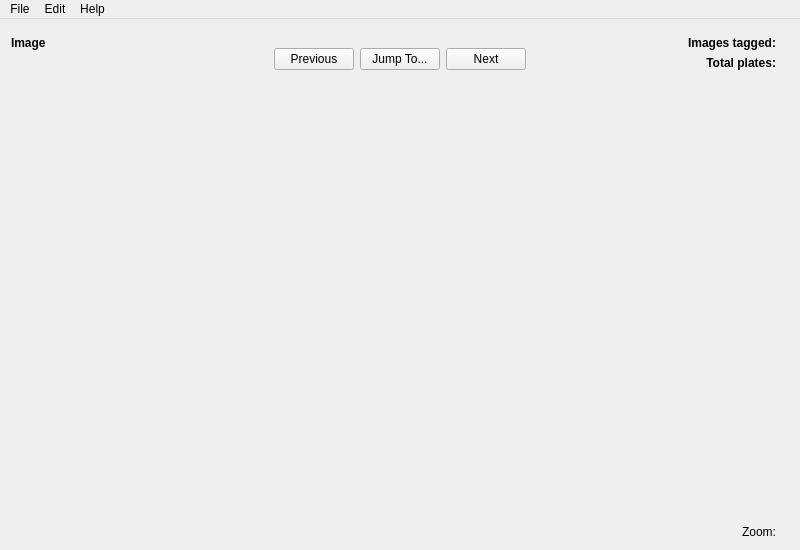
<?xml version="1.0" encoding="UTF-8"?>
<ui version="4.0">
 <class>MainWindow</class>
 <widget class="QMainWindow" name="MainWindow">
  <property name="geometry">
   <rect>
    <x>0</x>
    <y>0</y>
    <width>800</width>
    <height>550</height>
   </rect>
  </property>
  <widget class="QWidget" name="centralWidget">
   <layout class="QGridLayout" name="gridLayout_5">
    <property name="verticalSpacing">
     <number>10</number>
    </property>
    <item row="0" column="0">
     <widget class="QWidget" name="widgetTop" native="true">
      <layout class="QGridLayout" name="gridLayout_4">
       <property name="leftMargin">
        <number>0</number>
       </property>
       <property name="topMargin">
        <number>0</number>
       </property>
       <property name="rightMargin">
        <number>0</number>
       </property>
       <property name="bottomMargin">
        <number>0</number>
       </property>
       <item row="0" column="0">
        <spacer name="verticalSpacer_2">
         <property name="orientation">
          <enum>Qt::Vertical</enum>
         </property>
         <property name="sizeHint" stdset="0">
          <size>
           <width>20</width>
           <height>0</height>
          </size>
         </property>
        </spacer>
       </item>
       <item row="1" column="2">
        <layout class="QGridLayout" name="gridLayout">
         <item row="0" column="0">
          <widget class="QLabel" name="label_2">
           <property name="sizePolicy">
            <sizepolicy hsizetype="Preferred" vsizetype="Preferred">
             <horstretch>1</horstretch>
             <verstretch>0</verstretch>
            </sizepolicy>
           </property>
           <property name="font">
            <font>
             <weight>75</weight>
             <bold>true</bold>
            </font>
           </property>
           <property name="text">
            <string>Images tagged:</string>
           </property>
           <property name="alignment">
            <set>Qt::AlignRight|Qt::AlignTrailing|Qt::AlignVCenter</set>
           </property>
          </widget>
         </item>
         <item row="0" column="1">
          <widget class="QLabel" name="labelImagesTagged">
           <property name="font">
            <font>
             <weight>75</weight>
             <bold>true</bold>
            </font>
           </property>
           <property name="alignment">
            <set>Qt::AlignRight|Qt::AlignTrailing|Qt::AlignVCenter</set>
           </property>
          </widget>
         </item>
         <item row="1" column="0">
          <widget class="QLabel" name="label_3">
           <property name="font">
            <font>
             <weight>75</weight>
             <bold>true</bold>
            </font>
           </property>
           <property name="text">
            <string>Total plates:</string>
           </property>
           <property name="alignment">
            <set>Qt::AlignRight|Qt::AlignTrailing|Qt::AlignVCenter</set>
           </property>
          </widget>
         </item>
         <item row="1" column="1">
          <widget class="QLabel" name="labelTotalPlates">
           <property name="font">
            <font>
             <weight>75</weight>
             <bold>true</bold>
            </font>
           </property>
           <property name="alignment">
            <set>Qt::AlignRight|Qt::AlignTrailing|Qt::AlignVCenter</set>
           </property>
          </widget>
         </item>
        </layout>
       </item>
       <item row="0" column="2">
        <spacer name="verticalSpacer_4">
         <property name="orientation">
          <enum>Qt::Vertical</enum>
         </property>
         <property name="sizeHint" stdset="0">
          <size>
           <width>20</width>
           <height>0</height>
          </size>
         </property>
        </spacer>
       </item>
       <item row="0" column="1" rowspan="2">
        <layout class="QGridLayout" name="gridLayout_3">
         <item row="0" column="1">
          <spacer name="verticalSpacer_3">
           <property name="orientation">
            <enum>Qt::Vertical</enum>
           </property>
           <property name="sizeHint" stdset="0">
            <size>
             <width>20</width>
             <height>0</height>
            </size>
           </property>
          </spacer>
         </item>
         <item row="1" column="0">
          <widget class="QPushButton" name="pushPrevious">
           <property name="text">
            <string>Previous</string>
           </property>
           <property name="shortcut">
            <string>P</string>
           </property>
          </widget>
         </item>
         <item row="1" column="1">
          <widget class="QPushButton" name="pushJumpTo">
           <property name="text">
            <string>Jump To...</string>
           </property>
           <property name="shortcut">
            <string>J</string>
           </property>
          </widget>
         </item>
         <item row="1" column="2">
          <widget class="QPushButton" name="pushNext">
           <property name="text">
            <string>Next</string>
           </property>
           <property name="shortcut">
            <string>N</string>
           </property>
          </widget>
         </item>
        </layout>
       </item>
       <item row="1" column="0">
        <layout class="QGridLayout" name="gridLayout_2">
         <item row="0" column="0">
          <widget class="QLabel" name="label">
           <property name="font">
            <font>
             <weight>75</weight>
             <bold>true</bold>
            </font>
           </property>
           <property name="text">
            <string>Image</string>
           </property>
          </widget>
         </item>
         <item row="0" column="1">
          <widget class="QLabel" name="labelImageNumber">
           <property name="sizePolicy">
            <sizepolicy hsizetype="Preferred" vsizetype="Preferred">
             <horstretch>1</horstretch>
             <verstretch>0</verstretch>
            </sizepolicy>
           </property>
           <property name="font">
            <font>
             <weight>75</weight>
             <bold>true</bold>
            </font>
           </property>
          </widget>
         </item>
         <item row="1" column="0" colspan="2">
          <widget class="SqueezedLabel" name="labelImageFile">
           <property name="font">
            <font>
             <weight>75</weight>
             <bold>true</bold>
            </font>
           </property>
          </widget>
         </item>
        </layout>
       </item>
      </layout>
     </widget>
    </item>
    <item row="1" column="0">
     <widget class="ImageView" name="imageView" native="true">
      <property name="sizePolicy">
       <sizepolicy hsizetype="Preferred" vsizetype="Preferred">
        <horstretch>0</horstretch>
        <verstretch>1</verstretch>
       </sizepolicy>
      </property>
     </widget>
    </item>
    <item row="2" column="0">
     <layout class="QHBoxLayout" name="horizontalLayout">
      <item>
       <widget class="QLabel" name="labelCurrentImageInfo">
        <property name="sizePolicy">
         <sizepolicy hsizetype="Preferred" vsizetype="Preferred">
          <horstretch>1</horstretch>
          <verstretch>0</verstretch>
         </sizepolicy>
        </property>
        <property name="font">
         <font>
          <weight>75</weight>
          <bold>true</bold>
         </font>
        </property>
       </widget>
      </item>
      <item>
       <widget class="QLabel" name="label_4">
        <property name="text">
         <string>Zoom:</string>
        </property>
       </widget>
      </item>
      <item>
       <widget class="QLabel" name="labelZoom"/>
      </item>
     </layout>
    </item>
   </layout>
  </widget>
  <widget class="QMenuBar" name="menuBar">
   <property name="geometry">
    <rect>
     <x>0</x>
     <y>0</y>
     <width>800</width>
     <height>21</height>
    </rect>
   </property>
   <widget class="QMenu" name="menuFIle">
    <property name="title">
     <string>File</string>
    </property>
    <addaction name="actionOpen_directory"/>
    <addaction name="separator"/>
    <addaction name="actionQuit"/>
   </widget>
   <widget class="QMenu" name="menuEdit">
    <property name="title">
     <string>Edit</string>
    </property>
    <addaction name="actionOptions"/>
   </widget>
   <widget class="QMenu" name="menuHelp">
    <property name="title">
     <string>Help</string>
    </property>
    <addaction name="actionUsage"/>
    <addaction name="separator"/>
    <addaction name="actionAbout"/>
    <addaction name="actionAbout_Qt"/>
   </widget>
   <addaction name="menuFIle"/>
   <addaction name="menuEdit"/>
   <addaction name="menuHelp"/>
  </widget>
  <action name="actionOpen_directory">
   <property name="text">
    <string>Open directory...</string>
   </property>
  </action>
  <action name="actionOptions">
   <property name="text">
    <string>Preferences...</string>
   </property>
  </action>
  <action name="actionAbout">
   <property name="text">
    <string>About...</string>
   </property>
   <property name="menuRole">
    <enum>QAction::AboutRole</enum>
   </property>
  </action>
  <action name="actionQuit">
   <property name="text">
    <string>Quit</string>
   </property>
  </action>
  <action name="actionUsage">
   <property name="text">
    <string>Usage...</string>
   </property>
  </action>
  <action name="actionAbout_Qt">
   <property name="text">
    <string>About Qt...</string>
   </property>
   <property name="menuRole">
    <enum>QAction::AboutQtRole</enum>
   </property>
  </action>
 </widget>
 <layoutdefault spacing="6" margin="11"/>
 <customwidgets>
  <customwidget>
   <class>ImageView</class>
   <extends>QWidget</extends>
   <header>imageview.h</header>
   <container>1</container>
  </customwidget>
  <customwidget>
   <class>SqueezedLabel</class>
   <extends>QLabel</extends>
   <header>squeezedlabel.h</header>
  </customwidget>
 </customwidgets>
 <resources/>
 <connections>
  <connection>
   <sender>actionOpen_directory</sender>
   <signal>triggered()</signal>
   <receiver>MainWindow</receiver>
   <slot>slotOpenDirectory()</slot>
   <hints>
    <hint type="sourcelabel">
     <x>-1</x>
     <y>-1</y>
    </hint>
    <hint type="destinationlabel">
     <x>199</x>
     <y>149</y>
    </hint>
   </hints>
  </connection>
  <connection>
   <sender>actionOptions</sender>
   <signal>triggered()</signal>
   <receiver>MainWindow</receiver>
   <slot>slotOptions()</slot>
   <hints>
    <hint type="sourcelabel">
     <x>-1</x>
     <y>-1</y>
    </hint>
    <hint type="destinationlabel">
     <x>199</x>
     <y>149</y>
    </hint>
   </hints>
  </connection>
  <connection>
   <sender>actionAbout</sender>
   <signal>triggered()</signal>
   <receiver>MainWindow</receiver>
   <slot>slotAbout()</slot>
   <hints>
    <hint type="sourcelabel">
     <x>-1</x>
     <y>-1</y>
    </hint>
    <hint type="destinationlabel">
     <x>320</x>
     <y>207</y>
    </hint>
   </hints>
  </connection>
  <connection>
   <sender>pushPrevious</sender>
   <signal>clicked()</signal>
   <receiver>MainWindow</receiver>
   <slot>slotPrevious()</slot>
   <hints>
    <hint type="sourcelabel">
     <x>356</x>
     <y>68</y>
    </hint>
    <hint type="destinationlabel">
     <x>223</x>
     <y>466</y>
    </hint>
   </hints>
  </connection>
  <connection>
   <sender>pushJumpTo</sender>
   <signal>clicked()</signal>
   <receiver>MainWindow</receiver>
   <slot>slotJumpTo()</slot>
   <hints>
    <hint type="sourcelabel">
     <x>437</x>
     <y>68</y>
    </hint>
    <hint type="destinationlabel">
     <x>306</x>
     <y>437</y>
    </hint>
   </hints>
  </connection>
  <connection>
   <sender>pushNext</sender>
   <signal>clicked()</signal>
   <receiver>MainWindow</receiver>
   <slot>slotNext()</slot>
   <hints>
    <hint type="sourcelabel">
     <x>518</x>
     <y>68</y>
    </hint>
    <hint type="destinationlabel">
     <x>384</x>
     <y>490</y>
    </hint>
   </hints>
  </connection>
  <connection>
   <sender>actionQuit</sender>
   <signal>triggered()</signal>
   <receiver>MainWindow</receiver>
   <slot>slotQuit()</slot>
   <hints>
    <hint type="sourcelabel">
     <x>-1</x>
     <y>-1</y>
    </hint>
    <hint type="destinationlabel">
     <x>338</x>
     <y>210</y>
    </hint>
   </hints>
  </connection>
  <connection>
   <sender>actionUsage</sender>
   <signal>triggered()</signal>
   <receiver>MainWindow</receiver>
   <slot>slotUsage()</slot>
   <hints>
    <hint type="sourcelabel">
     <x>-1</x>
     <y>-1</y>
    </hint>
    <hint type="destinationlabel">
     <x>338</x>
     <y>210</y>
    </hint>
   </hints>
  </connection>
  <connection>
   <sender>actionAbout_Qt</sender>
   <signal>triggered()</signal>
   <receiver>MainWindow</receiver>
   <slot>slotAboutQt()</slot>
   <hints>
    <hint type="sourcelabel">
     <x>-1</x>
     <y>-1</y>
    </hint>
    <hint type="destinationlabel">
     <x>399</x>
     <y>274</y>
    </hint>
   </hints>
  </connection>
 </connections>
 <slots>
  <slot>slotOpenDirectory()</slot>
  <slot>slotOptions()</slot>
  <slot>slotAbout()</slot>
  <slot>slotPrevious()</slot>
  <slot>slotJumpTo()</slot>
  <slot>slotNext()</slot>
  <slot>slotQuit()</slot>
  <slot>slotUsage()</slot>
  <slot>slotAboutQt()</slot>
 </slots>
</ui>
